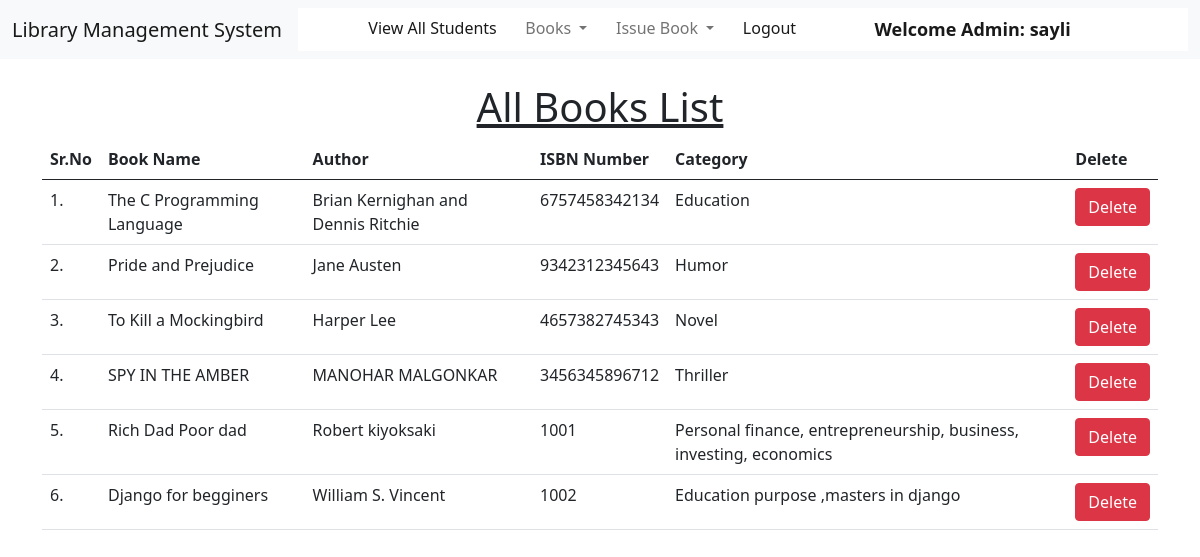
Page /view_books/ (signed in) on the committed database.
### library/models.py (models this page shows, shortened)
class Book(models.Model):
    name = models.CharField(max_length=200)
    author = models.CharField(max_length=200)
    isbn = models.PositiveIntegerField()
    category = models.CharField(max_length=50)

### library/views.py (the view)
# urls.py: path("view_books/", views.view_books, name="view_books"),
@login_required(login_url = '/admin_login')
def view_books(request):
    books = Book.objects.all()
    return render(request, "view_books.html", {'books':books})

### library/templates/view_books.html (shortened to what this page needs)
{% extends 'admin_navbar.html' %}
{% load static %}
{% block body %}
<div class="container mt-4">
    <h1 class="text-center"><u>All Books List</u></h1>
    <table class="table table-hover" id="example">
        <thead>
            <tr>
                <th>Sr.No</th>
                <th>Book Name</th>
                <th>Author</th>
                <th>ISBN Number</th>
                <th>Category</th>
                <th>Delete</th>
            </tr>
        </thead>
        <tbody>
            {% for book in books %}
            <tr>
                <td>{{forloop.counter}}.</td>
                <td>{{book.name}}</td>
                <td>{{book.author}}</td>
                <td>{{book.isbn}}</td>
                <td>{{book.category}}</td>
                <td><a href="/delete_book/{{book.id}}/" class="btn btn-danger" onclick="return confirm('Are you sure you want to delete this book?')">Delete</a></td>
            </tr>
            {% endfor %}
        </tbody>
    </table>
    </div>
{% endblock %}

### library/templates/admin_navbar.html (shortened to what this page needs)
<!doctype html>
<html lang="en">
  <head>
    <link href="https://cdn.jsdelivr.net/npm/bootstrap@5.1.0/dist/css/bootstrap.min.css" rel="stylesheet">
    <link rel="stylesheet" href="https://cdn.datatables.net/1.10.25/css/jquery.dataTables.min.css">
    <link rel="stylesheet" href="https://cdn.datatables.net/buttons/1.7.1/css/buttons.dataTables.min.css">
  </head>
  <body>
    <nav class="navbar navbar-expand-lg navbar-light bg-light">
        <div class="container-fluid">
          <a class="navbar-brand" href="#">Library Management System</a>
          <div class="collapse navbar-collapse base" id="navbarSupportedContent">
            <ul class="navbar-nav me-auto mb-2 mb-lg-0">
              <li class="nav-item">
                <a class="nav-link active" aria-current="page" href="/view_students/">View All Students</a>
              </li>
              <li class="nav-item dropdown">
                <a class="nav-link dropdown-toggle" href="#" id="navbarDropdown" role="button" data-bs-toggle="dropdown" aria-expanded="false">
                  Books
                </a>
              </li>
              <li class="nav-item dropdown">
                <a class="nav-link dropdown-toggle" href="#" id="navbarDropdown" role="button" data-bs-toggle="dropdown" aria-expanded="false">
                  Issue Book
                </a>
              </li>
              <li class="nav-item">
                <a class="nav-link active" aria-current="page" href="/logout/">Logout</a>
              </li>
              <li class="nav-item">
                <a style="font-weight:600; font-family:'Segoe UI', Tahoma, Geneva, Verdana, sans-serif; font-size: large;" class="nav-link active" href="#">Welcome Admin: {{request.user}}</a>
              </li>
            </ul>
          </div>
        </div>
      </nav>
      {% block body %}
      {% endblock %}
  </body>
</html>

### library/templates/admin_navbar.html (style rules this page uses)
.base { color:black; background:white; margin:0; padding:0; text-align:center; }

### rows in the picture
Book: name "The C Programming Language", author "Brian Kernighan and Dennis Ritchie", isbn "6757458342134", category "Education"
Book: name "Pride and Prejudice", author "Jane Austen", isbn "9342312345643", category "Humor"
Book: name "To Kill a Mockingbird", author "Harper Lee", isbn "4657382745343", category "Novel"
Book: name "SPY IN THE AMBER", author "MANOHAR MALGONKAR", isbn "3456345896712", category "Thriller"
Book: name "Rich Dad Poor dad", author "Robert kiyoksaki", isbn "1001", category "Personal finance, entrepreneurship, business, investing, economics"
Book: name "Django for begginers", author "William S. Vincent", isbn "1002", category "Education purpose ,masters in django"

### other values in the picture
{{ request.user }} "sayli"
